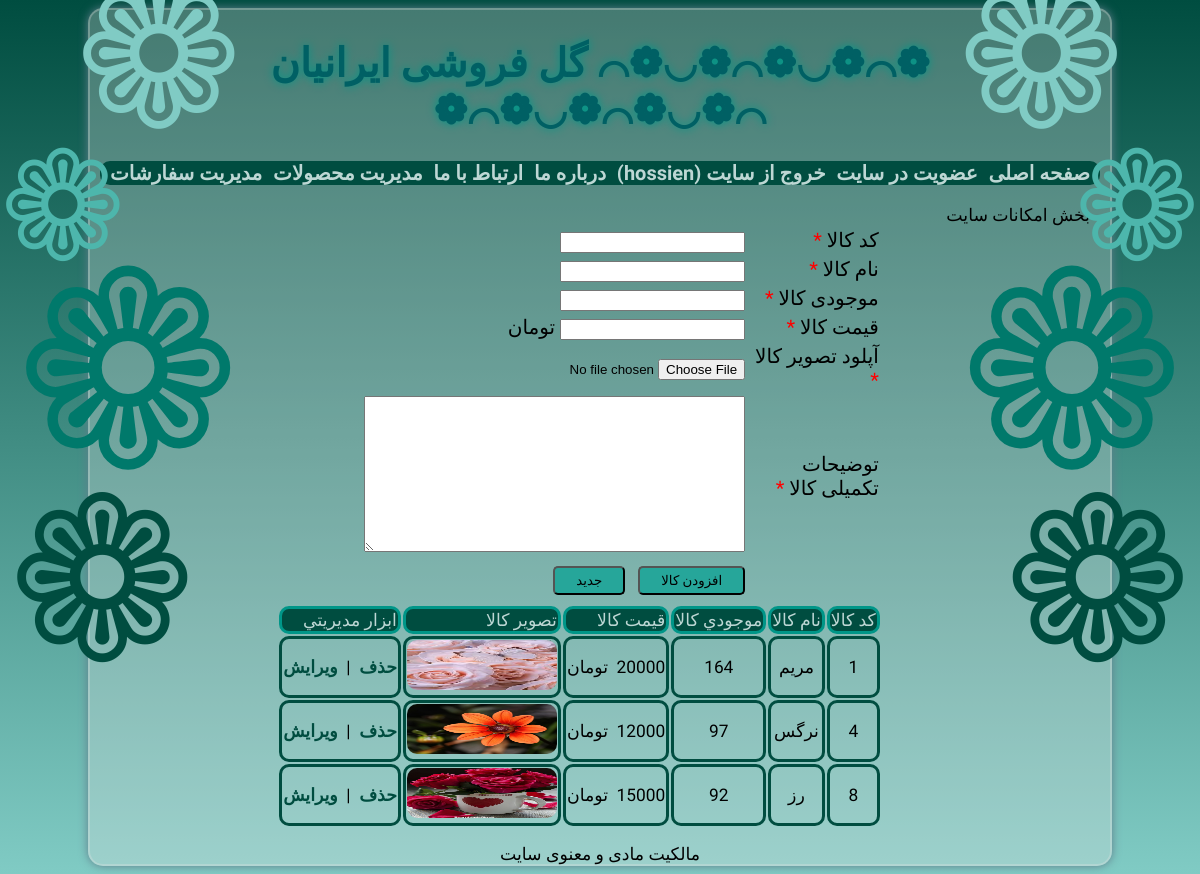
The page /admin_products.php (signed in) on the database its author committed.
### tables this page shows
CREATE TABLE `products` (
  `pro_code` int(10) NOT NULL,
  `pro_name` varchar(200) NOT NULL,
  `pro_qty` int(10) NOT NULL,
  `pro_price` float NOT NULL,
  `pro_image` varchar(80) NOT NULL,
  `pro_detail` text NOT NULL
);

### admin_products.php (the view, shortened to what this page needs)
<?php
include ("includes/header.php");
   ?>
   <?php
$link = mysqli_connect("localhost", "root", "", "shop_db");
$url = $pro_code = $pro_name = $pro_qty = $pro_price = $pro_image = $pro_detail = "";
$btn_caption = "افزودن كالا";
?>
<br />
<form name="add_product" action="action_admin_products.php<?php if (!empty($url))
   echo ($url); ?>" method="POST" enctype="multipart/form-data">
   <table style="width: 100%;" border="0" style="margin-left: auto;margin-right: auto;">
      <tr>
         <td style="width: 22%; font-size:20px;">کد کالا <span style="color: red;">*</span></td>
         <td style="width: 78%; font-size:20px;"><input type="text" id="pro_code" name="pro_code"
               value="<?php echo ($pro_code) ?>" />
         </td>
      </tr>
      <tr>
         <td style="font-size:20px;">نام کالا <span style="color: red;">*</span></td>
         <td style="font-size:20px;"><input type="text" style="text-align: right;" id="pro_name" name="pro_name"
               value="<?php echo ($pro_name) ?>" /></td>
      </tr>
      <tr>
         <td style="font-size:20px;">موجودی کالا <span style="color: red;">*</span></td>
         <td style="font-size:20px;"><input type="text" style="text-align: left;" id="pro_qty" name="pro_qty"
               value="<?php echo ($pro_qty) ?>" /></td>
      </tr>
      <tr>
         <td style="font-size:20px;">قیمت کالا <span style="color: red;">*</span></td>
         <td style="font-size:20px;"><input type="text" style="text-align: left;" id="pro_price" name="pro_price"
               value="<?php echo ($pro_price) ?>" /> تومان </td>
      </tr>
      <tr>
         <td style="font-size:20px;">آپلود تصویر کالا <span style="color: red;">*</span></td>
         <td style="font-size:20px;"><input type="file" style="text-align: left;" id="pro_image" name="pro_image"
               size="30" />
         </td>
      </tr>
      <tr>
         <td style="font-size:20px;">توضیحات تکمیلی کالا <span style="color: red;">*</span></td>
         <td style="font-size:20px;"><textarea id="pro_detail" name="pro_detail" cols="45" rows="10" wrap="virtual">
          <?php echo ($pro_detail) ?>
       </textarea></td>
      </tr>
      <tr>
         <td><br /><br /></td>
         <td><input type="submit" value="<?php echo ($btn_caption) ?>"
               style="padding: 5px 21px 5px; border-radius: 5px; font-family:inherit; background-color:#26A69A " />&nbsp;&nbsp;&nbsp;<input
               type="reset" value="جديد"
               style="padding: 5px 21px 5px; border-radius: 5px; font-family:inherit; background-color:#26A69A " /></td>
      </tr>
   </table>
</form>
<?php
$query = "SELECT * FROM products";
$result = mysqli_query($link, $query);
?>
<table style="width: 100%; border:none;  margin-bottom:30px;">
   <tr>
      <td style="border: 3px solid #009688; border-radius:10px; color:#bdd7d4; background-color:#004D40; ">كد كالا</td>
      <td style="border: 3px solid #009688; border-radius:10px; color:#bdd7d4; background-color:#004D40; ">نام كالا</td>
      <td style="border: 3px solid #009688; border-radius:10px; color:#bdd7d4; background-color:#004D40; ">موجودي كالا
      </td>
      <td style="border: 3px solid #009688; border-radius:10px; color:#bdd7d4; background-color:#004D40; ">قيمت كالا
      </td>
      <td style="border: 3px solid #009688; border-radius:10px; color:#bdd7d4; background-color:#004D40; ">تصوير كالا
      </td>
      <td style="border: 3px solid #009688; border-radius:10px; color:#bdd7d4; background-color:#004D40; ">ابزار مديريتي
      </td>
   </tr>
   <?php
   while ($row = mysqli_fetch_array($result)) {
      ?>
      <tr>
         <td style="border:3px solid #004D40; border-radius:10px; text-align:center;"><?php echo ($row['pro_code']) ?></td>
         <td style="border:3px solid #004D40; border-radius:10px; text-align:center;"><?php echo ($row['pro_name']) ?></td>
         <td style="border:3px solid #004D40; border-radius:10px; text-align:center;"><?php echo ($row['pro_qty']) ?></td>
         <td style="border:3px solid #004D40; border-radius:10px; text-align:center;">
            <?php echo ($row['pro_price']) ?>&nbsp; تومان</td>
         <td style="border:3px solid #004D40; border-radius:10px; text-align:center;"><img
               src="images/products/<?php echo ($row['pro_image']) ?>" width="150px" height="50px"
               style="border-radius: 10px;" /></td>
         <td style="border:3px solid #004D40; border-radius:10px; text-align:center;">
            <b><a href="action_admin_products.php?id=<?php echo ($row['pro_code']) ?>&action=DELETE"
                  style="text-decoration: none; color:#004D40;">حذف</a></b>
            &nbsp;|&nbsp;
            <b><a href="admin_products.php?id=<?php echo ($row['pro_code']) ?>&action=EDIT"
                  style="text-decoration: none; color:#004D40;">ويرايش</a></b>
         </td>
      </tr>
      <?php
   }
   ?>
</table>
<?php
include ("includes/footer.php");
?>

### includes/Header.php (style rules this page uses)
* { box-sizing: border-box; }
body { background-image: linear-gradient(#004D40, #80CBC4); font-family: "Lalezar"; display: flex; align-items: center; justify-content: center; background-attachment: fixed; background-size: cover; position: relative; }
a:link { color: #bdd7d4; }

### rows shown on the page
products: pro_code "1", pro_name "مریم", pro_qty "164", pro_price "20000", pro_image (picture)
products: pro_code "4", pro_name "نرگس", pro_qty "97", pro_price "12000", pro_image (picture)
products: pro_code "8", pro_name "رز", pro_qty "92", pro_price "15000", pro_image (picture)

### other values the page prints
$_SESSION["realname"] "hossien"
